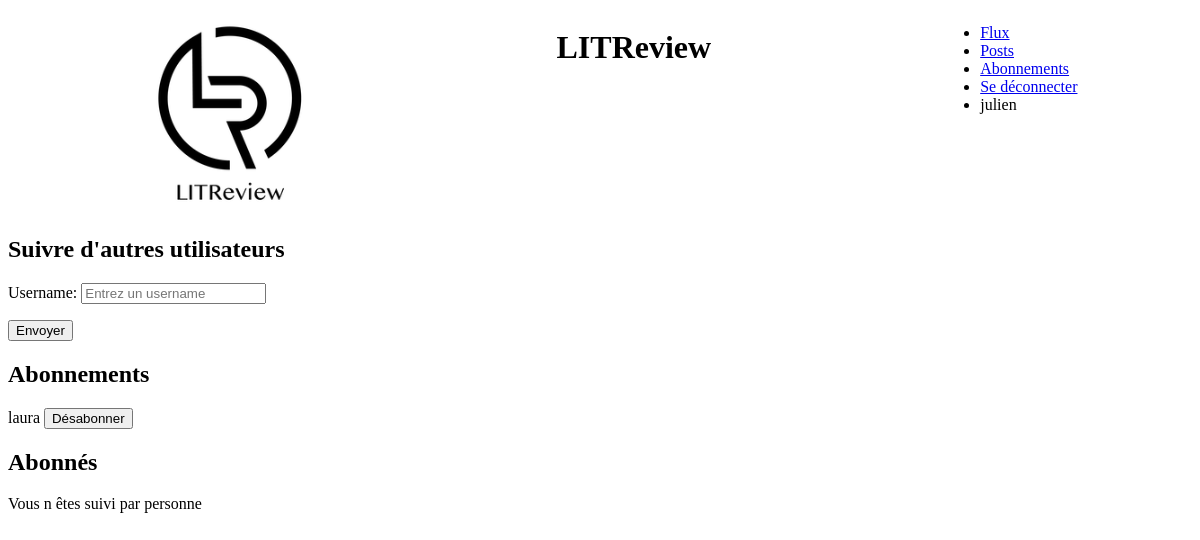
The app's page /apps/subscription (signed in), older data.
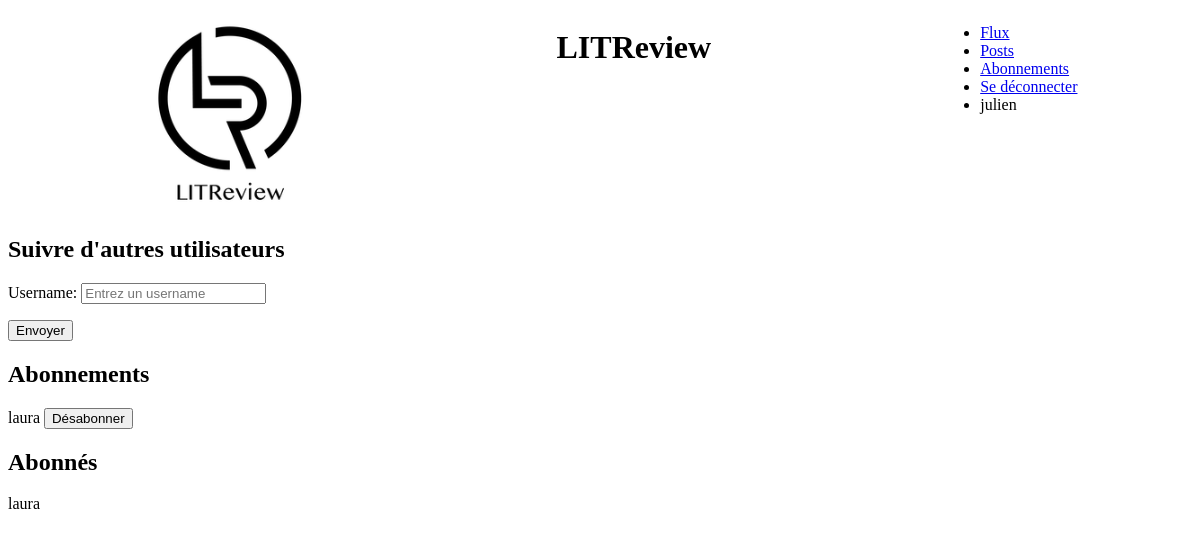
The same page, newer data.
### apps/models.py (models this page shows)
class UserFollows(models.Model):
    user = models.ForeignKey(to=settings.AUTH_USER_MODEL,
                             on_delete=models.CASCADE, related_name='following')
    followed_user = models.ForeignKey(
        to=settings.AUTH_USER_MODEL, on_delete=models.CASCADE, related_name='followed_by')
    class Meta:
        unique_together = ('user', 'followed_user', )

### apps/views.py (the view, shortened to what this page needs)
# urls.py: path('subscription', views.subscription, name="subscription"),
@login_required
def subscription(request):
    context = {}
    UForm = UsersForm()
    following_users = UserFollows.objects.filter(user=request.user)
    followed_users = UserFollows.objects.filter(followed_user=request.user)
    context['UForm'] = UForm
    context['following_users'] = following_users
    context['followed_users'] = followed_users
    return render(request, 'apps/subscription.html', context)

### apps/forms.py
class UsersForm(Form):
    username = CharField(widget=TextInput(
        attrs={'placeholder': "Entrez un username"}))

### apps/templates/apps/subscription.html (shortened to what this page needs)
{% extends 'apps/base.html' %}
{% block content %}
    <div>
        <h2>Suivre d'autres utilisateurs</h2>
        <form action="{% url 'apps:subscription' %}" method="POST">
            {{ UForm.as_p }}
            <button type="submit" name="Envoyer">Envoyer</button>
        </form>
    </div>
    <div>
        <h2>Abonnements</h2>
        {% if following_users %}
            {% for following_user in following_users %}
                <form action="{% url 'apps:subscription' %}" method="POST">
                    {{ following_user.followed_user }}
                    <button type="submit">Désabonner</button>
                </form>
            {% endfor %}
        {% else %}
            Vous ne suivez personne
        {% endif %}
    </div>
    <div>
        <h2>Abonnés</h2>
        {% if followed_users %}
            {% for followed_user in followed_users %}
                {{ followed_user.user }}
            {% endfor %}
            {% else %}
                Vous n êtes suivi par personne
            {% endif %}
    </div>
{% endblock %}

### apps/templates/apps/base.html (shortened to what this page needs)
{% load static %}
<!DOCTYPE html>
<html lang="en">
    <head>
        <link rel="stylesheet" href="{% static 'apps/css/style.css' %}" />
    </head>
    <body>
        <header>
            {% include 'apps/header.html' %}
        </header>
            {% block content %}{% endblock %}
    </body>
</html>

### apps/templates/apps/header.html (shortened to what this page needs)
{% load static %}
<a href="{% url 'apps:index' %}"><img src="{% static 'apps/assets/logo.png' %}" alt="..." /></a>
<h1>LITReview</h1>
{% if user.is_authenticated %}
    <nav>
        <ul>
            <li><a href="{% url 'apps:flux' %}">Flux</a></li>
            <li><a href="{% url 'apps:posts' %}">Posts</a></li>
            <li><a href="{% url 'apps:subscription' %}">Abonnements</a></li>
            <li><a href="{% url 'apps:logout' %}">Se déconnecter</a></li>
            <li>{{ user.username }}</li>
        </ul>
    </nav>
{% endif %}

### apps/static/apps/css/style.css (style rules this page uses)
header { display: -webkit-box; display: -ms-flexbox; display: flex; -ms-flex-pack: distribute; justify-content: space-around; }

Row changes from the older to the newer data that the page shows:
added UserFollows: user "laura", shown under "Abonnés"
Text that changed along with them:
text no longer shown: "Vous n êtes suivi par personne"
